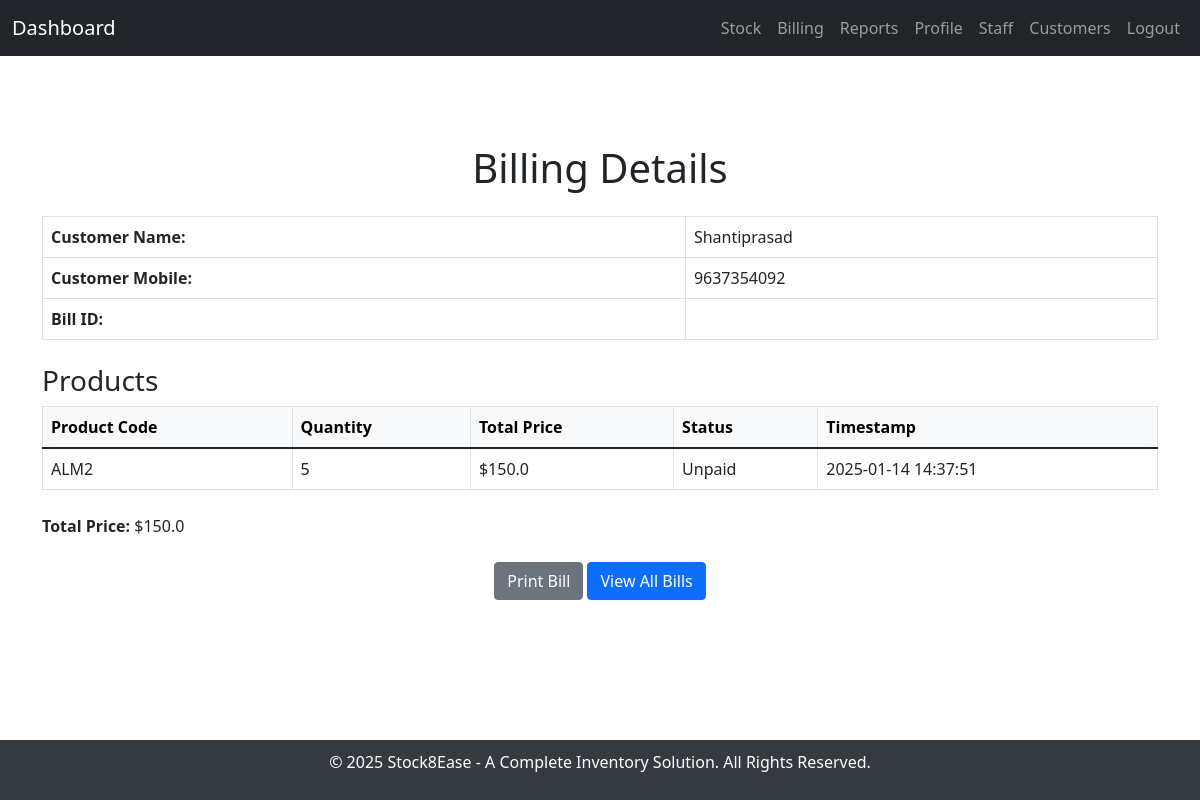
/billing/view/20250101, run on the app's committed database.
### services/billing_service.py (models this page shows)
class Billing(db.Model):
    id = db.Column(db.Integer, primary_key=True)
    bill_id = db.Column(db.String(36), unique=True, nullable=False, default=lambda: str(uuid4()))  # Unique bill ID
    customer_name = db.Column(db.String(100), nullable=False)
    customer_mobile = db.Column(db.String(15), nullable=False)
    product_code = db.Column(db.String(10), db.ForeignKey('stock.product_code'), nullable=False)
    quantity = db.Column(db.Integer, nullable=False)
    total_price = db.Column(db.Float, nullable=False)
    timestamp = db.Column(db.DateTime, default=datetime.utcnow)
    total_profit = db.Column(db.Float, nullable=False)
    status = db.Column(db.String(10), default='unpaid')
    product = db.relationship('Stock', backref=db.backref('billings', lazy=True))

### services/billing_service.py (the view)
@billing_bp.route('/view/<int:bill_id>')
def view_bill(bill_id):
    bill_records = Billing.query.filter_by(bill_id=bill_id).all()
    if not bill_records:
        return f"Bill with ID {bill_id} not found", 404
    bills = []
    for bill in bill_records:
        product = Stock.query.filter_by(product_code=bill.product_code).first()
        item_name = product.item_name if product else "Unknown Product"
        bills.append({
            "customer_name": bill.customer_name,
            "customer_mobile": bill.customer_mobile,
            "product_code": bill.product_code,
            "item_name": item_name,
            "quantity": bill.quantity,
            "total_price": bill.total_price,
            "status": bill.status,
            "timestamp": bill.timestamp,
        })
    total_price = sum(item["total_price"] for item in bills)
    return render_template('bill_template.html', bills=bills, total_price=total_price, bill_id=bill_id)

### templates/bill_template.html (shortened to what this page needs)
{% extends 'base.html' %} {% block title %}Bill{% endblock %} {% block content
%}
<div class="container mt-5">
  <h1 class="text-center">Billing Details</h1>
  <div class="mt-4">
    <table class="table table-bordered">
      <tbody>
        <tr>
          <td><strong>Customer Name:</strong></td>
          <td>{{ bills[0].customer_name }}</td>
        </tr>
        <tr>
          <td><strong>Customer Mobile:</strong></td>
          <td>{{ bills[0].customer_mobile }}</td>
        </tr>
        <tr>
          <td><strong>Bill ID:</strong></td>
          <td>{{ bills[0].bill_id }}</td>
        </tr>
      </tbody>
    </table>
    <h3 class="mt-4">Products</h3>
    <table class="table table-bordered">
      <thead class="table-light">
        <tr>
          <th>Product Code</th>
          <th>Quantity</th>
          <th>Total Price</th>
          <th>Status</th>
          <th>Timestamp</th>
        </tr>
      </thead>
      <tbody>
        {% for bill in bills %}
        <tr>
          <td>{{ bill.product_code }}</td>
          <td>{{ bill.quantity }}</td>
          <td>${{ bill.total_price }}</td>
          <td>{{ bill.status }}</td>
          <td>{{ bill.timestamp.strftime('%Y-%m-%d %H:%M:%S') }}</td>
        </tr>
        {% endfor %}
      </tbody>
    </table>
    <div class="mt-4"><strong>Total Price: </strong>${{ total_price }}</div>
  </div>
  <div class="text-center mt-4 no-print">
    <button class="btn btn-secondary print-button" onclick="window.print()">
      Print Bill
    </button>
    <a
      href="{{ url_for('billing.view_all_bills') }}"
      class="btn btn-primary print-button"
    >
      View All Bills
    </a>
  </div>
</div>
{% endblock %}

### templates/base.html (style rules this page uses)
html, body { height: 100%; margin: 0; padding: 0; }

### data on the page
Billing: customer_name "Shantiprasad", customer_mobile "9637354092", product_code "ALM2", total_price "150.0", status "Unpaid", timestamp "2025-01-14 14:37:51"

### other printed values
{{ bill.quantity }} "5"
{{ total_price }} "150.0"
